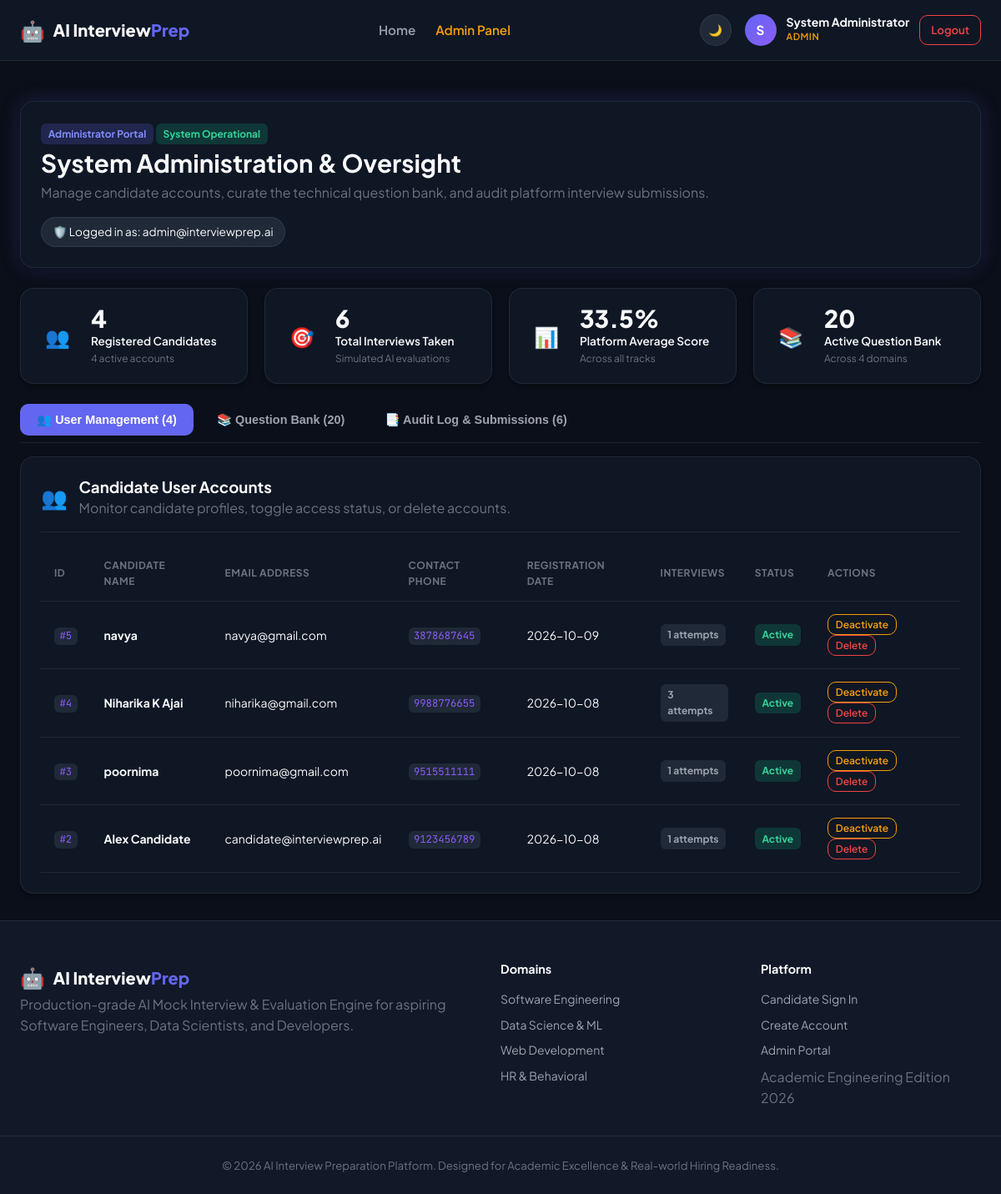
The page /admin (signed in) on the database its author committed.
### tables this page shows
CREATE TABLE users (
    id INTEGER PRIMARY KEY AUTOINCREMENT,
    full_name TEXT NOT NULL,
    email TEXT UNIQUE NOT NULL COLLATE NOCASE,
    phone TEXT NOT NULL,
    password_hash TEXT NOT NULL,
    role TEXT NOT NULL DEFAULT 'candidate' CHECK(role IN ('candidate', 'admin')),
    status TEXT NOT NULL DEFAULT 'active' CHECK(status IN ('active', 'inactive')),
    created_at TIMESTAMP DEFAULT CURRENT_TIMESTAMP
);

### app.py (the view)
@app.route('/admin')
@admin_required
def admin_dashboard():
    total_users = database.query_one("SELECT COUNT(*) as count FROM users WHERE role = 'candidate'")['count']
    active_users = database.query_one("SELECT COUNT(*) as count FROM users WHERE role = 'candidate' AND status = 'active'")['count']
    total_interviews = database.query_one("SELECT COUNT(*) as count FROM interview_sessions WHERE status = 'completed'")['count']
    avg_score_row = database.query_one("SELECT AVG(overall_score) as avg FROM interview_sessions WHERE status = 'completed'")
    total_questions = database.query_one("SELECT COUNT(*) as count FROM questions WHERE is_active = 1")['count']
    metrics = {
        'total_users': total_users,
        'active_users': active_users,
        'total_interviews': total_interviews,
        'avg_score': round(avg_score_row['avg'] or 0.0, 1) if avg_score_row else 0.0,
        'total_questions': total_questions
    }
    users_list = database.query_all(
        """SELECT u.*, COUNT(s.id) as interview_count
           FROM users u
           LEFT JOIN interview_sessions s ON u.id = s.user_id AND s.status = 'completed'
           WHERE u.role = 'candidate'
           GROUP BY u.id
           ORDER BY u.created_at DESC"""
    )
    domain_filter = request.args.get('q_domain', '')
    if domain_filter:
        questions_list = database.query_all(
            "SELECT * FROM questions WHERE domain = ? ORDER BY id DESC",
            (domain_filter,)
        )
    else:
        questions_list = database.query_all("SELECT * FROM questions ORDER BY id DESC")
    submissions_list = database.query_all(
        """SELECT s.*, u.full_name, u.email
           FROM interview_sessions s
           JOIN users u ON s.user_id = u.id
           WHERE s.status = 'completed'
           ORDER BY s.created_at DESC LIMIT 30"""
    )
    return render_template(
        'admin.html',
        metrics=metrics,
        users=users_list,
        questions=questions_list,
        submissions=submissions_list,
        selected_q_domain=domain_filter
    )

### app.py (called while the page is built)
def admin_required(f):
    @wraps(f)
    def decorated_function(*args, **kwargs):
        if 'user_id' not in session:
            flash('Admin authentication required. Please log in.', 'warning')
            return redirect(url_for('login', next=request.path))
        if session.get('user_role') != 'admin':
            flash('Access denied. Administrator privileges required.', 'danger')
            return redirect(url_for('dashboard'))
        return f(*args, **kwargs)
    return decorated_function

@app.context_processor
def inject_user():
    return {
        'current_user': {
            'id': session.get('user_id'),
            'name': session.get('user_name'),
            'email': session.get('user_email'),
            'role': session.get('user_role')
        } if 'user_id' in session else None
    }

### database.py (called while the page is built)
def get_db_connection():
    conn = sqlite3.connect(DB_PATH)
    conn.execute("PRAGMA foreign_keys = ON")
    conn.row_factory = sqlite3.Row
    return conn

@contextmanager
def get_db():
    conn = get_db_connection()
    try:
        yield conn
        conn.commit()
    except Exception:
        conn.rollback()
        raise
    finally:
        conn.close()

def query_all(query, args=()):
    with get_db() as conn:
        cursor = conn.cursor()
        cursor.execute(query, args)
        rows = cursor.fetchall()
        return [dict(row) for row in rows]

def query_one(query, args=()):
    with get_db() as conn:
        cursor = conn.cursor()
        cursor.execute(query, args)
        row = cursor.fetchone()
        return dict(row) if row else None

### templates/admin.html (shortened to what this page needs)
{% extends "base.html" %}
{% block content %}
<div class="container admin-container py-4">
    <div class="admin-header card glow-card">
        <div class="header-left">
            <div class="badge-row">
                <span class="badge badge-accent">Administrator Portal</span>
                <span class="badge badge-success">System Operational</span>
            </div>
            <h1 class="admin-title">System Administration & Oversight</h1>
            <p class="text-muted">Manage candidate accounts, curate the technical question bank, and audit platform interview submissions.</p>
        </div>
        <div class="header-right">
            <span class="admin-session-chip">🛡️ Logged in as: {{ current_user.email }}</span>
        </div>
    </div>
    <div class="metrics-grid-admin mt-4">
        <div class="metric-card-admin card">
            <div class="m-icon blue">👥</div>
            <div class="m-data">
                <div class="m-val">{{ metrics.total_users }}</div>
                <div class="m-lbl">Registered Candidates</div>
                <div class="m-sub">{{ metrics.active_users }} active accounts</div>
            </div>
        </div>
        <div class="metric-card-admin card">
            <div class="m-icon green">🎯</div>
            <div class="m-data">
                <div class="m-val">{{ metrics.total_interviews }}</div>
                <div class="m-lbl">Total Interviews Taken</div>
                <div class="m-sub">Simulated AI evaluations</div>
            </div>
        </div>
        <div class="metric-card-admin card">
            <div class="m-icon purple">📊</div>
            <div class="m-data">
                <div class="m-val">{{ metrics.avg_score }}%</div>
                <div class="m-lbl">Platform Average Score</div>
                <div class="m-sub">Across all tracks</div>
            </div>
        </div>
        <div class="metric-card-admin card">
            <div class="m-icon orange">📚</div>
            <div class="m-data">
                <div class="m-val">{{ metrics.total_questions }}</div>
                <div class="m-lbl">Active Question Bank</div>
                <div class="m-sub">Across 4 domains</div>
            </div>
        </div>
    </div>
    <div class="admin-tabs-nav mt-4">
        <button class="tab-btn active" onclick="switchAdminTab('usersTab', this)">
            👥 User Management ({{ users | length }})
        </button>
        <button class="tab-btn" onclick="switchAdminTab('questionsTab', this)">
            📚 Question Bank ({{ questions | length }})
        </button>
        <button class="tab-btn" onclick="switchAdminTab('submissionsTab', this)">
            📑 Audit Log & Submissions ({{ submissions | length }})
        </button>
    </div>
    <div class="admin-tab-content active mt-3" id="usersTab">
        <div class="card">
            <div class="card-header-styled">
                <div class="header-icon">👥</div>
                <div class="flex-grow">
                    <h3>Candidate User Accounts</h3>
                    <p class="text-muted">Monitor candidate profiles, toggle access status, or delete accounts.</p>
                </div>
            </div>
            <div class="table-responsive mt-3">
                <table class="table">
                    <thead>
                        <tr>
                            <th>ID</th>
                            <th>Candidate Name</th>
                            <th>Email Address</th>
                            <th>Contact Phone</th>
                            <th>Registration Date</th>
                            <th>Interviews</th>
                            <th>Status</th>
                            <th>Actions</th>
                        </tr>
                    </thead>
                    <tbody>
                        {% for u in users %}
                            <tr>
                                <td><code>#{{ u.id }}</code></td>
                                <td><strong>{{ u.full_name }}</strong></td>
                                <td>{{ u.email }}</td>
                                <td><code>{{ u.phone }}</code></td>
                                <td class="text-muted">{{ u.created_at[:10] }}</td>
                                <td><span class="badge badge-neutral">{{ u.interview_count }} attempts</span></td>
                                <td>
                                    {% if u.status == 'active' %}
                                        <span class="badge badge-success">Active</span>
                                    {% else %}
                                        <span class="badge badge-danger">Deactivated</span>
                                    {% endif %}
                                </td>
                                <td>
                                    <div class="action-btn-group">
                                        <form method="POST" action="{{ url_for('admin_toggle_user_status', user_id=u.id) }}" style="display:inline;">
                                            <button type="submit" class="btn btn-outline-warning btn-xs" title="Toggle Active/Deactivate">
                                                {% if u.status == 'active' %}Deactivate{% else %}Activate{% endif %}
                                            </button>
                                        </form>
                                        <form method="POST" action="{{ url_for('admin_delete_user', user_id=u.id) }}" style="display:inline;" onsubmit="return confirm('Permanently delete candidate {{ u.full_name }} and all their interview records?');">
                                            <button type="submit" class="btn btn-outline-danger btn-xs" title="Delete User">
                                                Delete
                                            </button>
                                        </form>
                                    </div>
                                </td>
                            </tr>
                        {% endfor %}
                    </tbody>
                </table>
            </div>
        </div>
    </div>
</div>
{% endblock %}

### templates/base.html (shortened to what this page needs)
<!DOCTYPE html>
<html lang="en" data-theme="dark">
<head>
    <link rel="stylesheet" href="{{ url_for('static', filename='css/styles.css') }}">
</head>
<body>
    <header class="navbar-wrapper">
        <nav class="navbar container">
            <a href="{{ url_for('index') }}" class="brand-logo">
                <span class="logo-icon">🤖</span>
                <span class="logo-text">AI Interview<span class="logo-accent">Prep</span></span>
            </a>
            <div class="nav-links">
                <a href="{{ url_for('index') }}" class="nav-item">Home</a>
                {% if current_user %}
                    {% if current_user.role == 'admin' %}
                        <a href="{{ url_for('admin_dashboard') }}" class="nav-item nav-admin-badge">Admin Panel</a>
                    {% else %}
                        <a href="{{ url_for('dashboard') }}" class="nav-item">Dashboard</a>
                        <a href="{{ url_for('history') }}" class="nav-item">My History</a>
                    {% endif %}
                {% endif %}
            </div>
            <div class="nav-actions">
                <button id="themeToggleBtn" class="btn-icon" aria-label="Toggle Dark/Light Mode" title="Toggle Theme">
                    <span class="theme-icon">🌙</span>
                </button>
                {% if current_user %}
                    <div class="user-profile-menu">
                        <span class="user-avatar">{{ current_user.name[:1] | upper }}</span>
                        <div class="user-details">
                            <span class="user-name">{{ current_user.name }}</span>
                            <span class="user-role-badge role-{{ current_user.role }}">{{ current_user.role | capitalize }}</span>
                        </div>
                        <a href="{{ url_for('logout') }}" class="btn btn-outline-danger btn-sm">Logout</a>
                    </div>
                {% else %}
                    <a href="{{ url_for('login') }}" class="btn btn-ghost">Log In</a>
                    <a href="{{ url_for('register') }}" class="btn btn-primary">Get Started</a>
                {% endif %}
            </div>
        </nav>
    </header>
    <main class="main-content">
        {% if not_found %}
            <div class="container text-center py-5">
                <div class="error-card card">
                    <h1 class="error-code">404</h1>
                    <h2>Page Not Found</h2>
                    <p class="text-muted">The requested page does not exist or has been moved.</p>
                    <a href="{{ url_for('index') }}" class="btn btn-primary mt-3">Back to Safety</a>
                </div>
            </div>
        {% else %}
            {% block content %}{% endblock %}
        {% endif %}
    </main>
    <footer class="footer">
        <div class="container footer-content">
            <div class="footer-brand">
                <div class="brand-logo">
                    <span class="logo-icon">🤖</span>
                    <span class="logo-text">AI Interview<span class="logo-accent">Prep</span></span>
                </div>
                <p class="text-muted">Production-grade AI Mock Interview & Evaluation Engine for aspiring Software Engineers, Data Scientists, and Developers.</p>
            </div>
            <div class="footer-links">
                <h4>Domains</h4>
                <a href="{% if current_user %}{{ url_for('dashboard') }}{% else %}{{ url_for('login') }}{% endif %}">Software Engineering</a>
                <a href="{% if current_user %}{{ url_for('dashboard') }}{% else %}{{ url_for('login') }}{% endif %}">Data Science & ML</a>
                <a href="{% if current_user %}{{ url_for('dashboard') }}{% else %}{{ url_for('login') }}{% endif %}">Web Development</a>
                <a href="{% if current_user %}{{ url_for('dashboard') }}{% else %}{{ url_for('login') }}{% endif %}">HR & Behavioral</a>
            </div>
            <div class="footer-links">
                <h4>Platform</h4>
                <a href="{{ url_for('login') }}">Candidate Sign In</a>
                <a href="{{ url_for('register') }}">Create Account</a>
                <a href="{{ url_for('login') }}">Admin Portal</a>
                <span class="text-muted">Academic Engineering Edition 2026</span>
            </div>
        </div>
        <div class="footer-bottom">
            <div class="container text-center">
                <p class="text-muted">&copy; 2026 AI Interview Preparation Platform. Designed for Academic Excellence & Real-world Hiring Readiness.</p>
            </div>
        </div>
    </footer>
</body>
</html>

### rows shown on the page
users: id "5", full_name "navya", email "navya@gmail.com", phone "3878687645", created_at "2026-10-09", interview_count "1", status "Active"
users: id "4", full_name "Niharika K Ajai", email "niharika@gmail.com", phone "9988776655", created_at "2026-10-08", interview_count "3", status "Active"
users: id "3", full_name "poornima", email "poornima@gmail.com", phone "9515511111", created_at "2026-10-08", interview_count "1", status "Active"
users: id "2", full_name "Alex Candidate", email "candidate@interviewprep.ai", phone "9123456789", created_at "2026-10-08", interview_count "1", status "Active"

### other values the page prints
{{ current_user.name[:1] | upper }} "S"
{{ current_user.name }} "System Administrator"
{{ current_user.role | capitalize }} "ADMIN"
{{ current_user.email }} "admin@interviewprep.ai"
{{ metrics.total_users }} "4"
{{ metrics.active_users }} "4"
{{ metrics.total_interviews }} "6"
{{ metrics.avg_score }} "33.5"
{{ metrics.total_questions }} "20"
{{ users | length }} "4"
{{ questions | length }} "20"
{{ submissions | length }} "6"
